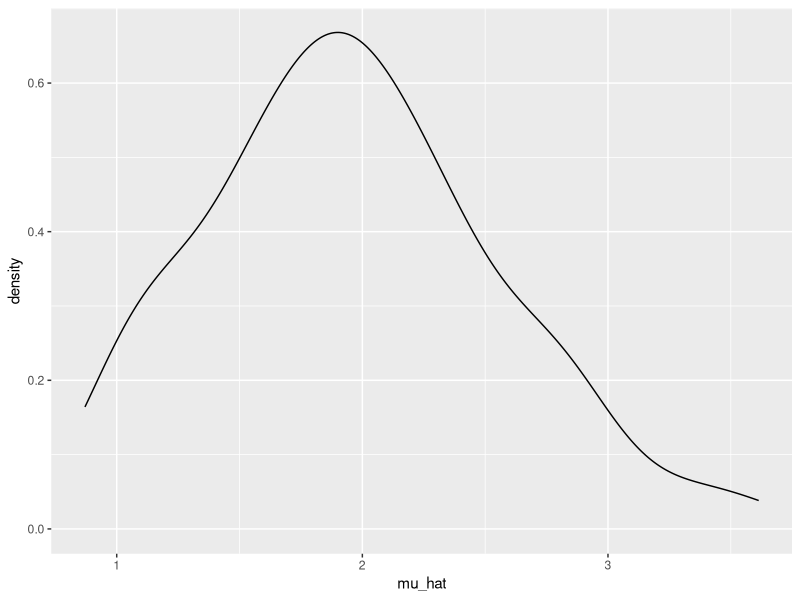

This figure's R source:
## ---- chunk 1
sim_mean_sd = function(n, mu = 2, sigma = 3) {
  
  sim_data = tibble(
    x = rnorm(n, mean = mu, sd = sigma),
  )
  
  sim_data |> 
    summarize(
      mu_hat = mean(x),
      sigma_hat = sd(x)
    )
}
## ---- chunk 2
library(tidyverse)
output=vector("list", length = 100)
for (i in 1:100){
  
  output[[i]]=sim_mean_sd(30)

}

output %>% 
  bind_rows() %>% 
  ggplot(aes(x=mu_hat))+
  geom_density()
